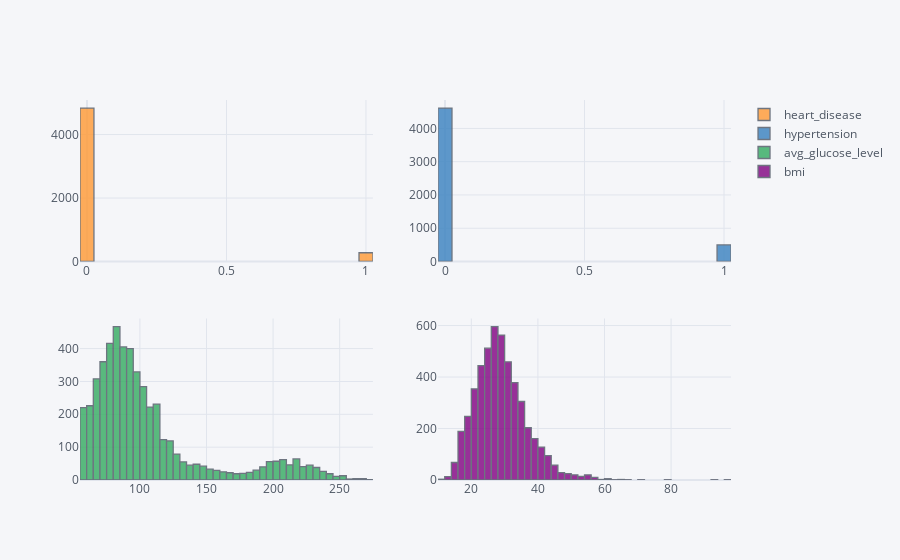

Here is the notebook cell this chart was saved with:
### Code cell
df0[skew_cols.index].iplot(kind='histogram',subplots=True,bins=50)

### Figure 1 — Plotly figure (JSON) as saved in the notebook; plotly's stock layout.template omitted (floating-point values rounded to 4 significant figures; data arrays with more than 128 entries replaced by an {"elided": "..."} marker saying what was removed)
{"data": [{"histfunc": "count", "histnorm": "", "marker": {"color": "rgba(255, 153, 51, 1.0)", "line": {"color": "#4D5663", "width": 1.3}}, "name": "heart_disease", "nbinsx": 50, "opacity": 0.8, "orientation": "v", "type": "histogram", "x": {"elided": "5110 int values"}, "xaxis": "x", "yaxis": "y"}, {"histfunc": "count", "histnorm": "", "marker": {"color": "rgba(55, 128, 191, 1.0)", "line": {"color": "#4D5663", "width": 1.3}}, "name": "hypertension", "nbinsx": 50, "opacity": 0.8, "orientation": "v", "type": "histogram", "x": {"elided": "5110 int values"}, "xaxis": "x2", "yaxis": "y2"}, {"histfunc": "count", "histnorm": "", "marker": {"color": "rgba(50, 171, 96, 1.0)", "line": {"color": "#4D5663", "width": 1.3}}, "name": "avg_glucose_level", "nbinsx": 50, "opacity": 0.8, "orientation": "v", "type": "histogram", "x": {"elided": "5110 float values"}, "xaxis": "x3", "yaxis": "y3"}, {"histfunc": "count", "histnorm": "", "marker": {"color": "rgba(128, 0, 128, 1.0)", "line": {"color": "#4D5663", "width": 1.3}}, "name": "bmi", "nbinsx": 50, "opacity": 0.8, "orientation": "v", "type": "histogram", "x": {"elided": "5110 float values"}, "xaxis": "x4", "yaxis": "y4"}], "layout": {"barmode": "overlay", "legend": {"bgcolor": "#F5F6F9", "font": {"color": "#4D5663"}}, "paper_bgcolor": "#F5F6F9", "plot_bgcolor": "#F5F6F9", "title": {"font": {"color": "#4D5663"}}, "xaxis": {"anchor": "y", "domain": [0, 0.45], "gridcolor": "#E1E5ED", "showgrid": true, "tickfont": {"color": "#4D5663"}, "title": {"font": {"color": "#4D5663"}, "text": ""}, "zerolinecolor": "#E1E5ED"}, "xaxis2": {"anchor": "y2", "domain": [0.55, 1], "gridcolor": "#E1E5ED", "showgrid": true, "tickfont": {"color": "#4D5663"}, "title": {"font": {"color": "#4D5663"}, "text": ""}, "zerolinecolor": "#E1E5ED"}, "xaxis3": {"anchor": "y3", "domain": [0, 0.45], "gridcolor": "#E1E5ED", "showgrid": true, "tickfont": {"color": "#4D5663"}, "title": {"font": {"color": "#4D5663"}, "text": ""}, "zerolinecolor": "#E1E5ED"}, "xaxis4": {"anchor": "y4", "domain": [0.55, 1], "gridcolor": "#E1E5ED", "showgrid": true, "tickfont": {"color": "#4D5663"}, "title": {"font": {"color": "#4D5663"}, "text": ""}, "zerolinecolor": "#E1E5ED"}, "yaxis": {"anchor": "x", "domain": [0.575, 1], "gridcolor": "#E1E5ED", "showgrid": true, "tickfont": {"color": "#4D5663"}, "title": {"font": {"color": "#4D5663"}, "text": ""}, "zerolinecolor": "#E1E5ED"}, "yaxis2": {"anchor": "x2", "domain": [0.575, 1], "gridcolor": "#E1E5ED", "showgrid": true, "tickfont": {"color": "#4D5663"}, "title": {"font": {"color": "#4D5663"}, "text": ""}, "zerolinecolor": "#E1E5ED"}, "yaxis3": {"anchor": "x3", "domain": [0, 0.425], "gridcolor": "#E1E5ED", "showgrid": true, "tickfont": {"color": "#4D5663"}, "title": {"font": {"color": "#4D5663"}, "text": ""}, "zerolinecolor": "#E1E5ED"}, "yaxis4": {"anchor": "x4", "domain": [0, 0.425], "gridcolor": "#E1E5ED", "showgrid": true, "tickfont": {"color": "#4D5663"}, "title": {"font": {"color": "#4D5663"}, "text": ""}, "zerolinecolor": "#E1E5ED"}}}
